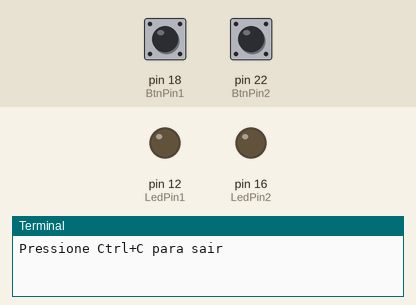
The program below on a simulated Raspberry Pi (header pin numbers). On the bench: output pins drawn as LEDs (lit = HIGH), the last lines printed to the terminal. The inputs (shaded band) are chosen by the test bench; at power-on: pin 18 (BtnPin1) HIGH, pin 22 (BtnPin2) LOW.

Above: at 1.2 s.
1.3 s: pin 18 (BtnPin1) pulled LOW for 3 s
At 4.7 s:
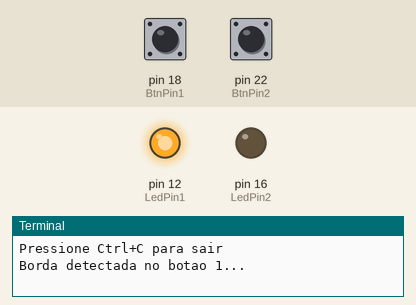
6.3 s: pin 22 (BtnPin2) pulled HIGH for 3 s
At 9.7 s:
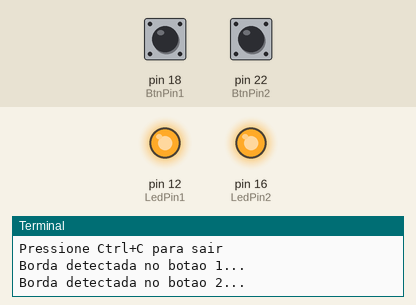
11.3 s: pin 18 (BtnPin1) pulled LOW for 3 s
At 14.7 s:
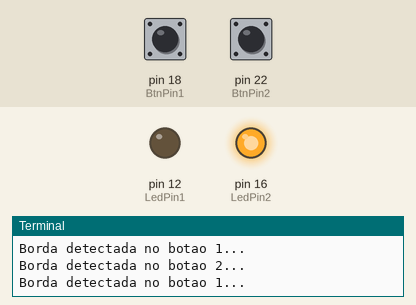
Timing chart, 0 to 16.2 s (numbered marks = the images above; inputs shaded):
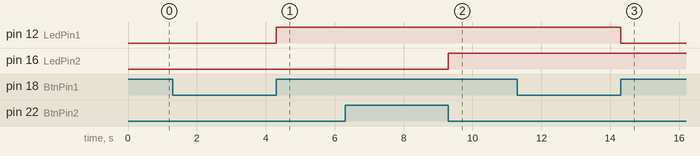

The program:

botaoLed2.py
```python
import RPi.GPIO as GPIO

LedPin1 = 12    # pin12 --- led
LedPin2 = 16    # pin16 --- led
BtnPin1 = 18    # pin18 --- button
BtnPin2 = 22    # pin22 --- button

GPIO.setmode(GPIO.BOARD)
GPIO.setup([LedPin1, LedPin2], GPIO.OUT)   # Pino de led como sada
GPIO.setup(BtnPin1, GPIO.IN, pull_up_down=GPIO.PUD_UP)    # Pino do boto como sada e aciona o pull-up
GPIO.setup(BtnPin2, GPIO.IN, pull_up_down=GPIO.PUD_DOWN)
GPIO.output([LedPin1, LedPin2], GPIO.LOW) # Desliga o led

# Loop principal
print('Pressione Ctrl+C para sair')
try:
    out1 = False
    out2 = False
    while True:
        if GPIO.wait_for_edge(BtnPin1, GPIO.RISING, timeout=2000):
            print('Borda detectada no botao 1...')
            out1 = not out1
            GPIO.output(LedPin1, out1)
        if GPIO.wait_for_edge(BtnPin2, GPIO.FALLING, timeout=2000):
            print('Borda detectada no botao 2...')
            out2 = not out2
            GPIO.output(LedPin2, out2)

except KeyboardInterrupt:
    # Ctrl+C foi pressionado
    pass

GPIO.output([LedPin1, LedPin2], 0)
GPIO.cleanup()  # Limpa configurao
```

Measured:
- after the input at 1.3 s, pin 12 (LedPin1): LOW → HIGH after 3.0 s
- after the input at 6.3 s, pin 16 (LedPin2): LOW → HIGH after 3.0 s
- after the input at 11.3 s, pin 12 (LedPin1): HIGH → LOW after 3.0 s
